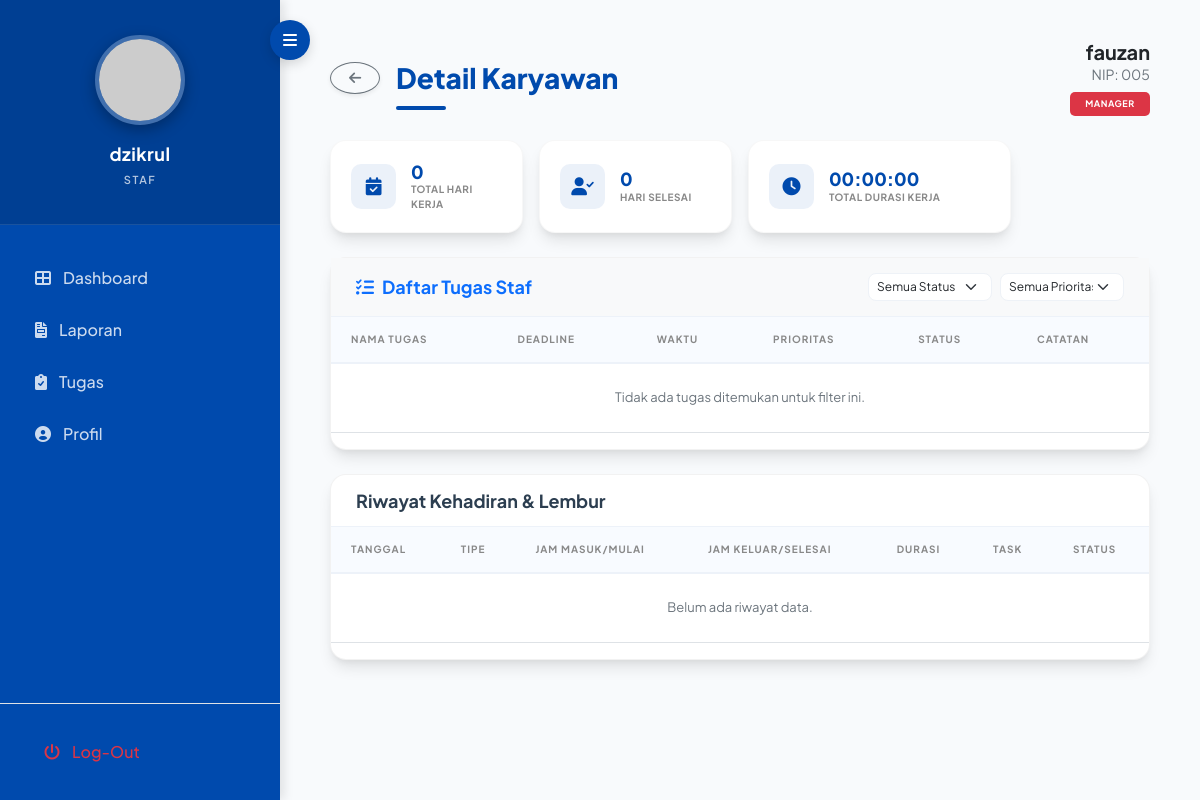
The app's page /staf_detail.php?user_id=24 (signed in) with its own data.
### tables this page shows
CREATE TABLE `users` (
  `id` int(11) NOT NULL,
  `absen_id` varchar(50) NOT NULL,
  `nama` varchar(100) NOT NULL,
  `nip` varchar(30) DEFAULT NULL,
  `password` varchar(255) NOT NULL,
  `role` enum('staf','manager') DEFAULT 'staf',
  `can_overtime` tinyint(1) DEFAULT 0,
  `created_at` timestamp NOT NULL DEFAULT current_timestamp(),
  `email` varchar(100) DEFAULT NULL,
  `telepon` varchar(20) DEFAULT NULL,
  `alamat` text DEFAULT NULL,
  `foto` varchar(255) DEFAULT NULL
);

### staf_detail.php (the view, shortened to what the rows shown need)
<?php
require_once 'config_safe.php';
$role = $_SESSION['role'];
$user_id = $_GET['user_id'] ?? null;
$view = $_GET['view'] ?? 'detail';
$logged_user_id = $_SESSION['user_id'];
if ($view == 'list' && $role == 'manager') {
    $search = $_GET['search'] ?? '';
    $sort = $_GET['sort'] ?? 'nama_asc';
    $query = "SELECT * FROM users";
    $params = [];
    if (!empty($search)) {
        $query .= " WHERE (nama LIKE ? OR nip LIKE ? OR absen_id LIKE ? OR email LIKE ?)";
        $search_param = "%$search%";
        $params = [$search_param, $search_param, $search_param, $search_param];
    }
    switch ($sort) {
        case 'nama_asc': $query .= " ORDER BY nama ASC"; break;
        case 'nama_desc': $query .= " ORDER BY nama DESC"; break;
        case 'role_asc': $query .= " ORDER BY role ASC, nama ASC"; break;
        case 'role_desc': $query .= " ORDER BY role DESC, nama ASC"; break;
        case 'absen_id_asc': $query .= " ORDER BY absen_id ASC"; break;
        case 'absen_id_desc': $query .= " ORDER BY absen_id DESC"; break;
        default: $query .= " ORDER BY nama ASC";
    }
    $stmt = $pdo->prepare($query);
    $stmt->execute($params);
    $all_staf = $stmt->fetchAll();
} else {
    $stmt = $pdo->prepare("SELECT * FROM users WHERE id = ?");
    $stmt->execute([$user_id]);
    $staf = $stmt->fetch();
}
$stmt = $pdo->prepare("
    SELECT * FROM (
        SELECT
            a.id,
            a.tanggal,
            a.jam_masuk,
            a.jam_keluar,
            a.durasi_kerja,
            COALESCE(a.tipe_absen, 'reguler') as tipe_absensi,
            COUNT(t.id) as total_task,
            SUM(CASE WHEN t.status = 'completed' THEN 1 ELSE 0 END) as task_selesai,
            NULL as keterangan_lembur
        FROM absensi a
        LEFT JOIN tasklist t ON a.id = t.absensi_id
        WHERE a.user_id = ?
        GROUP BY a.id
        UNION ALL
        SELECT
            al.id,
            al.tanggal,
            al.jam_mulai as jam_masuk,
            al.jam_selesai as jam_keluar,
            al.durasi_lembur as durasi_kerja,
            'lembur' as tipe_absensi,
            0 as total_task,
            0 as task_selesai,
            al.keterangan as keterangan_lembur
        FROM absensi_lembur al
        WHERE al.user_id = ?
    ) as combined_history
    ORDER BY tanggal DESC, jam_masuk DESC
    LIMIT 50
");
$stmt->execute([$user_id, $user_id]);
$history_list = $stmt->fetchAll();
$stmt = $pdo->prepare("SELECT COUNT(*) as total_hari FROM absensi WHERE user_id = ? AND (tipe_absen != 'lembur' OR tipe_absen IS NULL)");
$stmt->execute([$user_id]);
$total_hari = $stmt->fetchColumn();
$stmt = $pdo->prepare("SELECT COUNT(*) as hari_selesai FROM absensi WHERE user_id = ? AND (tipe_absen != 'lembur' OR tipe_absen IS NULL) AND jam_keluar IS NOT NULL");
$stmt->execute([$user_id]);
$hari_selesai = $stmt->fetchColumn();
$stmt = $pdo->prepare("
    SELECT SEC_TO_TIME(
        COALESCE((SELECT SUM(TIME_TO_SEC(durasi_kerja)) FROM absensi WHERE user_id = ? AND durasi_kerja IS NOT NULL), 0) +
        COALESCE((SELECT SUM(TIME_TO_SEC(durasi_lembur)) FROM absensi_lembur WHERE user_id = ? AND durasi_lembur IS NOT NULL), 0)
    ) as total_durasi
");
$stmt->execute([$user_id, $user_id]);
$total_durasi = $stmt->fetchColumn();
$task_filter = $_GET['task_status'] ?? 'all';
$priority_filter = $_GET['task_priority'] ?? 'all';
$task_query = "SELECT * FROM tasklist WHERE assigned_to = ?";
$task_params = [$user_id];
$task_query .= " ORDER BY deadline DESC, end_time DESC";
$stmt_tasks = $pdo->prepare($task_query);
$stmt_tasks->execute($task_params);
$staff_tasks = $stmt_tasks->fetchAll();
?>
<!DOCTYPE html>
<html lang="id">
<head>
    <link href="https://cdn.jsdelivr.net/npm/bootstrap@5.1.3/dist/css/bootstrap.min.css" rel="stylesheet">
    <link href="https://cdnjs.cloudflare.com/ajax/libs/font-awesome/6.0.0/css/all.min.css" rel="stylesheet">
</head>
<body>
    <div class="main-content" id="mainContent">
        <?php if ($view == 'list'): ?>
            <div class="page-header">
                <h2 class="page-title">Daftar Karyawan</h2>
                <div class="d-flex gap-2 align-items-center">
                    <form method="GET" class="d-flex gap-2">
                        <input type="hidden" name="view" value="list">
                        <div class="input-group input-group-sm" style="width: 250px;">
                            <span class="input-group-text bg-white border-end-0"><i class="fas fa-search text-muted"></i></span>
                            <input type="text" name="search" class="form-control border-start-0 ps-0" placeholder="Cari staf..." value="<?php echo htmlspecialchars($search ?? ''); ?>">
                        </div>
                        <button type="submit" class="btn btn-sm btn-primary btn-pill px-3">Filter</button>
                        <a href="staf_detail.php?view=list" class="btn btn-sm btn-light btn-pill border px-3">Reset</a>
                    </form>
                    <?php if ($role == 'manager'): ?>
                    <button class="btn btn-primary btn-sm btn-pill px-4" data-bs-toggle="modal" data-bs-target="#addUserModal">
                        <i class="fas fa-user-plus me-2"></i> Tambah Staf
                    </button>
                    <?php endif; ?>
                </div>
            </div>
            <div class="content-card">
                <div class="table-responsive">
                    <table class="table table-custom">
                        <thead>
                            <tr>
                                <th>Nama Staf</th>
                                <th>NIP</th>
                                <th>ID Login</th>
                                <th>Role</th>
                                <th class="text-center">Lembur</th>
                                <th>Email / Telepon</th>
                                <th class="text-center">Aksi</th>
                            </tr>
                        </thead>
                        <tbody>
                            <?php foreach ($all_staf as $s): ?>
                            <tr>
                                <td>
                                    <div class="d-flex align-items-center">
                                        <img src="<?php echo $s['foto'] ? 'uploads/profiles/'.$s['foto'] : 'https://ui-avatars.com/api/?name='.urlencode($s['nama']).'&background=random&size=32'; ?>"
                                             class="rounded-circle me-2" style="width: 32px; height: 32px; object-fit: cover;">
                                        <span class="fw-bold"><?php echo htmlspecialchars($s['nama']); ?></span>
                                    </div>
                                </td>
                                <td><small class="text-muted fw-bold"><?php echo htmlspecialchars($s['nip'] ?? '-'); ?></small></td>
                                <td><code><?php echo htmlspecialchars($s['absen_id']); ?></code></td>
                                <td>
                                    <span class="badge-custom <?php echo $s['role'] == 'manager' ? 'bg-danger' : 'bg-primary'; ?> text-white">
                                        <?php echo strtoupper($s['role']); ?>
                                    </span>
                                </td>
                                <td class="text-center">
                                    <?php if ($s['can_overtime']): ?>
                                        <span class="badge bg-soft-success text-success rounded-pill px-2" style="font-size: 10px;">AKTIF</span>
                                    <?php else: ?>
                                        <span class="badge bg-soft-secondary text-muted rounded-pill px-2" style="font-size: 10px;">NON-AKTIF</span>
                                    <?php endif; ?>
                                </td>
                                <td>
                                    <div style="font-size: 11px;">
                                        <i class="fas fa-envelope me-1 text-muted"></i> <?php echo $s['email'] ?: '-'; ?><br>
                                        <i class="fas fa-phone me-1 text-muted"></i> <?php echo $s['telepon'] ?: '-'; ?>
                                    </div>
                                </td>
                                <td class="text-center">
                                    <div class="d-flex gap-2 justify-content-center">
                                        <a href="staf_detail.php?user_id=<?php echo $s['id']; ?>" class="btn btn-sm btn-outline-primary rounded-pill px-3">
                                            <i class="fas fa-eye me-1"></i> Detail
                                        </a>
                                        <?php if ($s['id'] != $logged_user_id): ?>
                                        <form method="POST" onsubmit="return confirm('Hapus staf ini secara permanen?')">
                                            <input type="hidden" name="target_id" value="<?php echo $s['id']; ?>">
                                            <button type="submit" name="delete_user" class="btn btn-sm btn-outline-danger rounded-pill px-3">
                                                <i class="fas fa-trash"></i>
                                            </button>
                                        </form>
                                        <?php endif; ?>
                                    </div>
                                </td>
                            </tr>
                            <?php endforeach; ?>
                        </tbody>
                    </table>
                </div>
            </div>
        <?php else: ?>
            <div class="page-header d-flex justify-content-between align-items-center mb-4">
                <div class="d-flex align-items-center gap-3">
                    <a href="staf_detail.php?view=list" class="btn btn-outline-secondary btn-sm rounded-circle shadow-sm" style="width: 32px; height: 32px; display: flex; align-items: center; justify-content: center;">
                        <i class="fas fa-arrow-left"></i>
                    </a>
                    <h2 class="page-title m-0">Detail Karyawan</h2>
                </div>
                <div class="text-end d-flex align-items-center gap-3">
                    <div class="text-end">
                        <h5 class="m-0 text-dark fw-bold"><?php echo htmlspecialchars($staf['nama']); ?></h5>
                        <div class="small text-muted mb-1">NIP: <?php echo htmlspecialchars($staf['nip'] ?? '-'); ?></div>
                        <span class="badge-custom <?php echo $staf['role'] == 'manager' ? 'bg-danger' : 'bg-primary'; ?> text-white">
                            <?php echo strtoupper($staf['role']); ?>
                        </span>
                    </div>
                </div>
            </div>
        <div class="row g-3 mb-4">
            <div class="col-md-3">
                <div class="stat-card">
                    <i class="fas fa-calendar-check"></i>
                    <div class="stat-info">
                        <h4><?php echo $total_hari; ?></h4>
                        <p>Total Hari Kerja</p>
                    </div>
                </div>
            </div>
            <div class="col-md-3">
                <div class="stat-card">
                    <i class="fas fa-user-check"></i>
                    <div class="stat-info">
                        <h4><?php echo $hari_selesai; ?></h4>
                        <p>Hari Selesai</p>
                    </div>
                </div>
            </div>
            <div class="col-md-4">
                <div class="stat-card">
                    <i class="fas fa-clock"></i>
                    <div class="stat-info">
                        <?php
                        $clean_duration = $total_durasi ?: '00:00:00';
                        if (strpos($clean_duration, '.') !== false) {
                            $clean_duration = explode('.', $clean_duration)[0];
                        }
                        ?>
                        <h4><?php echo $clean_duration; ?></h4>
                        <p>Total Durasi Kerja</p>
                    </div>
                </div>
            </div>
        </div>
        <div class="content-card mb-4">
            <div class="card-header-custom bg-light d-flex justify-content-between align-items-center">
                <h5 class="text-primary mb-0"><i class="fas fa-tasks me-2"></i>Daftar Tugas Staf</h5>
                <div class="filter-group">
                    <form method="GET" class="d-flex gap-2">
                        <select name="task_status" class="form-select form-select-sm" onchange="this.form.submit()">
                            <option value="all" <?php echo $task_filter == 'all' ? 'selected' : ''; ?>>Semua Status</option>
                        </select>
                        <select name="task_priority" class="form-select form-select-sm" onchange="this.form.submit()">
                            <option value="all" <?php echo $priority_filter == 'all' ? 'selected' : ''; ?>>Semua Prioritas</option>
                        </select>
                    </form>
                </div>
            </div>
             <div class="table-responsive table-scroll">
                <table class="table table-custom">
                    <thead>
                        <tr>
                            <th>Nama Tugas</th>
                            <th>Deadline</th>
                            <th>Waktu</th>
                            <th>Prioritas</th>
                            <th>Status</th>
                            <th>Catatan</th>
                        </tr>
                    </thead>
                    <tbody>
                        <?php if (empty($staff_tasks)): ?>
                            <tr>
                                <td colspan="6" class="text-center py-4 text-muted">Tidak ada tugas ditemukan untuk filter ini.</td>
                            </tr>
                        <?php endif; ?>
                    </tbody>
                </table>
            </div>
        </div>
        <div class="content-card">
            <div class="card-header-custom">
                <h5>Riwayat Kehadiran & Lembur</h5>
            </div>
             <div class="table-responsive table-scroll">
                <table class="table table-custom">
                    <thead>
                        <tr>
                            <th>Tanggal</th>
                            <th>Tipe</th>
                            <th>Jam Masuk/Mulai</th>
                            <th>Jam Keluar/Selesai</th>
                            <th>Durasi</th>
                            <th>Task</th>
                            <th>Status</th>
                        </tr>
                    </thead>
                    <tbody>
                        <?php if (empty($history_list)): ?>
                            <tr>
                                <td colspan="<?php echo $_SESSION['role'] == 'manager' ? '8' : '7'; ?>" class="text-center py-4 text-muted">Belum ada riwayat data.</td>
                            </tr>
                        <?php endif; ?>
                    </tbody>
                </table>
            </div>
        </div>
        <?php endif;  ?>
    </div>
</body>
</html>

### records on screen
users: nama "fauzan", nip "005", role "MANAGER"

### other values on screen
explode(' ', $_SESSION['nama'])[0] "dzikrul"
$_SESSION['role'] "STAF"
$total_hari "0"
$hari_selesai "0"
$clean_duration "00:00:00"
